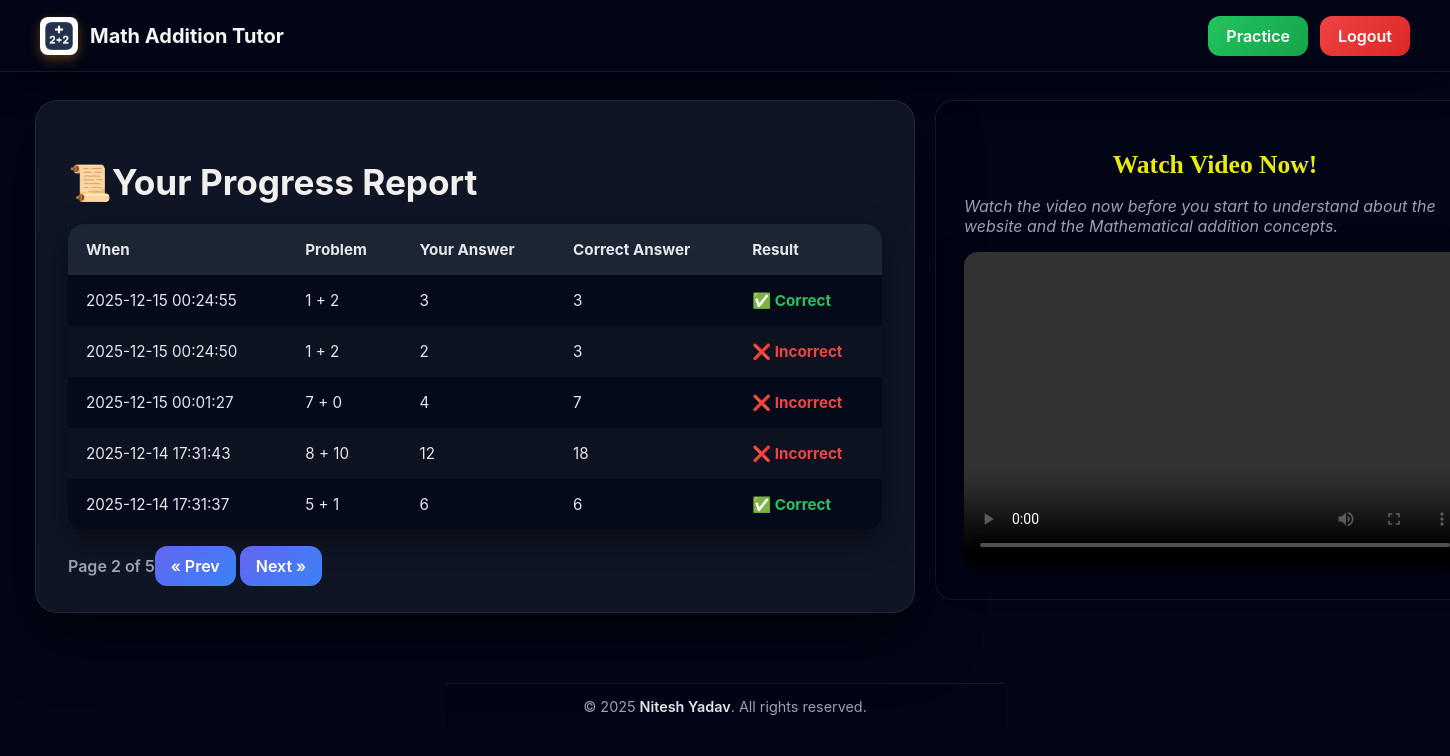
Before: /?page=2 (signed in) with the older database file.
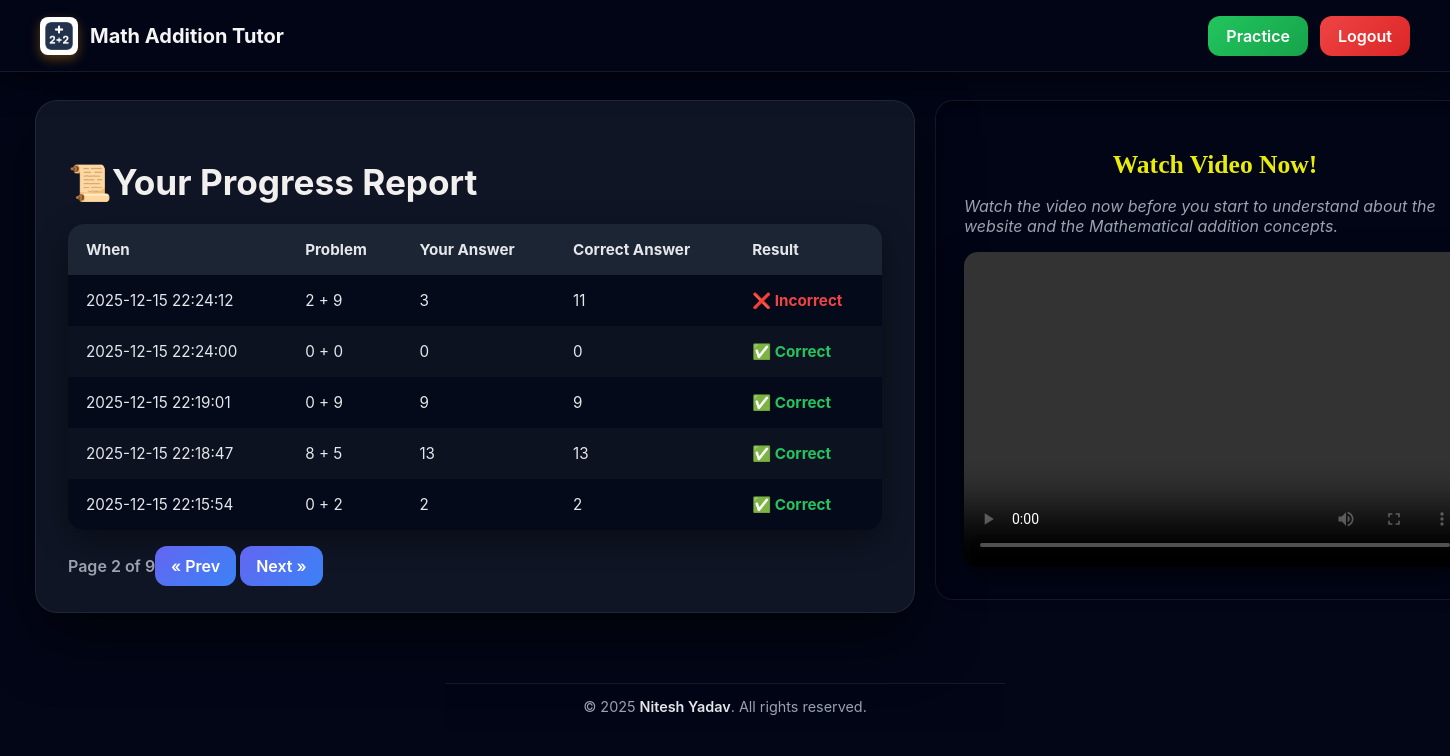
After: the same page with the newer database file.
### app.py (models this page shows)
class Attempt(db.Model):
    id = db.Column(db.Integer, primary_key=True)
    user_id = db.Column(db.Integer, db.ForeignKey('user.id'), nullable=False)
    a = db.Column(db.Integer, nullable=False)
    b = db.Column(db.Integer, nullable=False)
    student_answer = db.Column(db.Integer, nullable=False)
    correct_answer = db.Column(db.Integer, nullable=False)
    is_correct = db.Column(db.Boolean, nullable=False)
    timestamp = db.Column(db.DateTime, default=db.func.current_timestamp())

### app.py (the view)
@app.route('/')
@login_required
def dashboard():
    page = request.args.get('page', 1, type=int)
    per_page = 10
    pagination = (
        Attempt.query.filter_by(user_id=current_user.id)
        .order_by(Attempt.timestamp.desc())
        .paginate(page=page, per_page=5, error_out=False)
    )
    return render_template(
        'dashboard.html',
        attempts=pagination.items,
        pagination=pagination,
    )

### app.py (called while the page is built)
@login_manager.user_loader
def load_user(user_id):
    return User.query.get(int(user_id))

### templates/dashboard.html (shortened to what this page needs)
{% extends "base.html" %}
{% block content %}
<div class="navbar">
  <div class="nav-left">
  <img src="{{ url_for('static', filename='assets/logo.png') }}" class="nav-logo" alt="Logo">
  <a href="{{ url_for('dashboard') }}">
    <span class="nav-title">Math Addition Tutor</span>
  </a>
</div>
  <div class="nav-right">
    <a href="{{ url_for('index') }}" class="btn-pmore-icon">Practice</a>
    <a href="{{ url_for('logout') }}" class="btn-logout-icon">Logout</a>
  </div>
</div>
<div class="main-container">
<div class="dashboard-container">
  <h1>📜Your Progress Report</h1>
  {% if attempts %}
  <table class="attempt-table">
    <thead>
      <tr>
        <th>When</th>
        <th>Problem</th>
        <th>Your Answer</th>
        <th>Correct Answer</th>
        <th>Result</th>
      </tr>
    </thead>
    <tbody>
      {% for attempt in attempts %}
      <tr>
        <td>{{ attempt.timestamp.strftime('%Y-%m-%d %H:%M:%S') if attempt.timestamp else '' }}</td>
        <td>{{ attempt.a }} + {{ attempt.b }}</td>
        <td>{{ attempt.student_answer }}</td>
        <td>{{ attempt.correct_answer }}</td>
        <td class="{{ 'correct' if attempt.is_correct else 'incorrect' }}">
          {{ "✅ Correct" if attempt.is_correct else "❌ Incorrect" }}
        </td>
      </tr>
      {% endfor %}
    </tbody>
  </table>
  <div class="pagination">
    <div>Page {{ pagination.page }} of {{ pagination.pages or 1 }}</div>
    <div>
      {% if pagination.has_prev %}
        <a href="{{ url_for('dashboard', page=pagination.prev_num) }}">« Prev</a>
      {% endif %}
      {% if pagination.has_next %}
        <a href="{{ url_for('dashboard', page=pagination.next_num) }}">Next »</a>
      {% endif %}
    </div>
  </div>
  {% else %}
    <p>No attempts yet. Try a problem first!</p>
  {% endif %}
</div>
<div class="video-section">
    <h2 class="video-text-tag">Watch Video Now!</h2>
    <p class="video-text-demo">Watch the video now before you start to understand about the website and the Mathematical addition concepts. </p>
    <video width="100%" height="315" controls>
      <source src="{{ url_for('static', filename='assets/demo.mp4') }}" type="video/mp4" />
    </video>
  </div>
  </div>
  <footer class="footer">
  © {{ current_year | default(2025) }} <span>Nitesh Yadav</span>. All rights reserved.
</footer>
{% endblock %}

Changed rows visible on the page:
no longer on this page (row unchanged): Attempt: timestamp "2025-12-15 00:24:55", a "1", b "2", student_answer "3", correct_answer "3", is_correct "✅ Correct"
no longer on this page (row unchanged): Attempt: timestamp "2025-12-15 00:24:50", a "1", b "2", student_answer "2", correct_answer "3", is_correct "❌ Incorrect"
no longer on this page (row unchanged): Attempt: timestamp "2025-12-15 00:01:27", a "7", b "0", student_answer "4", correct_answer "7", is_correct "❌ Incorrect"
no longer on this page (row unchanged): Attempt: timestamp "2025-12-14 17:31:43", a "8", b "10", student_answer "12", correct_answer "18", is_correct "❌ Incorrect"
no longer on this page (row unchanged): Attempt: timestamp "2025-12-14 17:31:37", a "5", b "1", student_answer "6", correct_answer "6", is_correct "✅ Correct"
added Attempt: timestamp "2025-12-15 22:24:12", a "2", b "9", student_answer "3", correct_answer "11", is_correct "❌ Incorrect"
added Attempt: timestamp "2025-12-15 22:24:00", a "0", b "0", student_answer "0", correct_answer "0", is_correct "✅ Correct"
added Attempt: timestamp "2025-12-15 22:19:01", a "0", b "9", student_answer "9", correct_answer "9", is_correct "✅ Correct"
added Attempt: timestamp "2025-12-15 22:18:47", a "8", b "5", student_answer "13", correct_answer "13", is_correct "✅ Correct"
added Attempt: timestamp "2025-12-15 22:15:54", a "0", b "2", student_answer "2", correct_answer "2", is_correct "✅ Correct"
Other visible differences:
{{ pagination.pages or 1 }}: "5" → "9"
